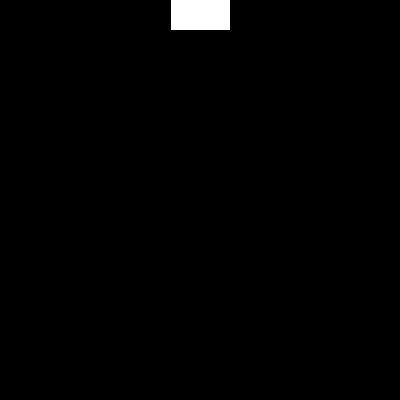
Frame 1 (no input)
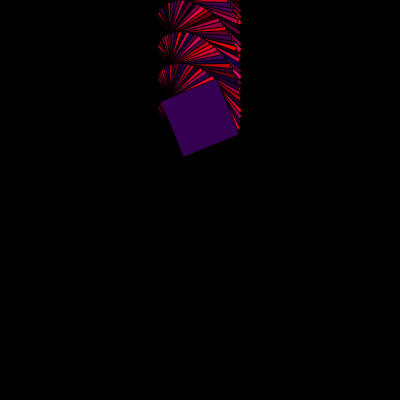
Frame 60 (the mouse pressed at the canvas centre just before this capture)
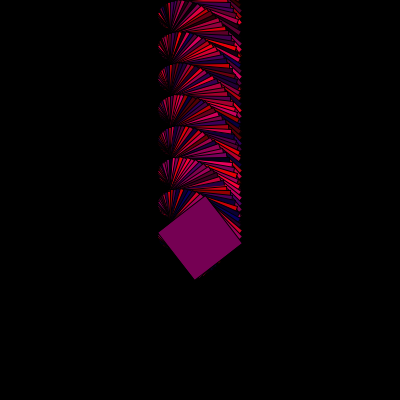
Frame 120 (the mouse held since frame 60 and released just before this capture)

The Processing sketch that drew these frames (run headless with seeded random() and noise(); from frame 60 on, the mouse is pressed at the canvas centre):

// Processing sketch: processing_53061
// ── processing_53061.pde

float angulo=0.0;
int y;
void setup(){
 size(400,400);
background(0);
  smooth();
  y=0;
  }
void draw(){
translate(200,y);
  rotate(angulo);
  rect(-30,-30,60,60);
  fill (random(250),random(0),random(100));
  angulo=angulo+0.1;
  y=y+2;
   if (y>358){
   y=358;
   angulo=1;
  }
  }              
